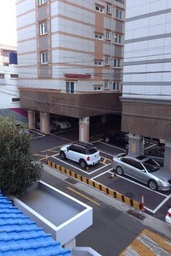
#> input picture img/city/2.jpg, 171 x 256 px, shrunk from 320 x 480 before the run
$ python featureMatch.py
#> lines starting #> are read from the running program, lines starting #| are printed output that depends on the picture; after the words box and inside, x2 and y2 are one past the last pixel; in counts of white or black regions, pixels touching at a corner belong together
import cv2
import numpy as np

# Lấy key,des SIFT của 1 hình gray
def extractSIFTFeature(grayscaleImage):
    sift = cv2.xfeatures2d.SIFT_create()
    keypoints, descriptors = sift.detectAndCompute(grayscaleImage, None)
    return keypoints, descriptors

# khoảng cách bằng căn giữa 2 vecs ( des1- des2)^2
def euclidDistance(descriptor1, descriptor2):
    return np.sqrt(np.sum((descriptor1 - descriptor2) ** 2))

# với mỗi des 1 trong ảnh 1 -- tìm khoảng cách tốt nhất -- Des chứa Mô tả của nhiều keypoint mỗi key point là 1 vector 128
def getDescriptorsDistance(descriptors1, descriptors2):
    desPairDist = []
    #print('xxxx',len(descriptors1))
    for id1, des1 in enumerate(descriptors1): #  list of tuple (count, value) == (id1, des1),  id1 là id của keypoint
        bestId = 0
        bestDistance = float('inf') # infinity vô cực
        # secondBestId = bestId
        secondBestDistance = bestDistance
        for id2, des2 in enumerate(descriptors2):
            dis = euclidDistance(des1, des2) # khoảng cách giữa 2 vec
            #print("des1",[des1])
            #break
            if dis < bestDistance: # tìm khoảng cách nhỏ nhất
                secondBestDistance = bestDistance
                bestId = id2
                bestDistance = dis
                #if( secondBestDistance == float('inf')):
                    #print("secondBestDistance:",secondBestDistance)

        # (Distance, id1, id2)
        desPairDist.append((bestDistance / secondBestDistance, (id1, bestId))) # bestID = id2 is best distance
    #print("descriptors1",[i for i in descriptors1], len(descriptors1))
    return desPairDist

# lấy những cặp kp mà khoảng cách nhỏ hơn 0.6
def getMatchedDescriptors(descriptors1, descriptors2, threshold=0.6):
    desPairDist = getDescriptorsDistance(descriptors1, descriptors2)
    # print("desPairDist",desPairDist)
    # die()
    sortedDesPairDist = sorted(desPairDist) # Sort theo dis tăng dần
    index = 0
    #đếm số keypoint <= threshold
    for dis, (id1, id2) in sortedDesPairDist:
        #print("dis",dis) [1,2,44,55,77,78,79] thres = 55 return [1,2,44,55]
        if dis > threshold:
            break
        index += 1
    #print(sortedDesPairDist[:index])
    return sortedDesPairDist[:index]

# nối im1 + im2 = hình lớn
def concatImages(image1, image2):
    h1, w1, _ = image1.shape # return 3 tham số, lấy 2 cái đầu
    h2, w2, _ = image2.shape
    maxHeight = max(h1, h2)
    totalWidth = w1 + w2
    result = np.zeros((maxHeight, totalWidth, 3), dtype=np.uint8)
    result[:h1, :w1, :] = image1
    result[:h2, w1:(w1 + w2), :] = image2
    return result


def drawMatchedPts(image1, image2, kpts1, kpts2, descriptors1, descriptors2):
    matchedDescriptors = getMatchedDescriptors(descriptors1, descriptors2)
    outputImage = concatImages(image1, image2)
    for _, (id1, id2) in matchedDescriptors:
        pt1 = (int(kpts1[id1].pt[0]), int(kpts1[id1].pt[1]))
        pt2 = (int(kpts2[id2].pt[0] + image1.shape[1]), int(kpts2[id2].pt[1]))
        cv2.line(outputImage, pt1, pt2, (0, 255, 0))
    return outputImage


def normalizeVector(vector):
    return vector / np.sum(vector)


if __name__ == "__main__":
    # Read images phải ghi full path
    img1 = cv2.imread('./img/city/2.jpg')
#> img1 is the input picture: shape (256, 171, 3); mean B, G, R 136.1, 120.4, 118.2
    img2 = cv2.imread('./img/city/1.jpg')
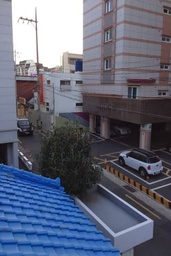
#> input picture img/city/1.jpg, 171 x 256 px, shrunk from 320 x 480 before the run
#> img2 is the input picture: shape (256, 171, 3); mean B, G, R 121.4, 102.8, 97.7

    # Convert to grayscale
    gray1 = cv2.cvtColor(img1, cv2.COLOR_BGR2GRAY)
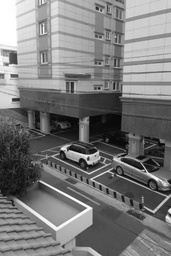
#> gray1: shape (256, 171); min 1, max 255, mean 121.6
    gray2 = cv2.cvtColor(img2, cv2.COLOR_BGR2GRAY)
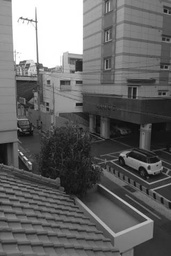
#> gray2: shape (256, 171); min 9, max 255, mean 103.4

    # Extract key points and features descriptors
    kp1, des1 = extractSIFTFeature(gray1)
#> in extractSIFTFeature, `keypoints, descriptors = sift.detectAndCompute(grayscaleImage, None)`: keypoints = 443 keypoints; strongest (x, y, size): (88, 159, 2), (64, 148, 3.7), (167, 217, 2.4), (13, 100, 2.5)
#> kp1 has the same summary as keypoints in extractSIFTFeature
    kp2, des2 = extractSIFTFeature(gray2)
#> in extractSIFTFeature (call 2), `keypoints, descriptors = sift.detectAndCompute(grayscaleImage, None)`: keypoints = 413 keypoints; strongest (x, y, size): (17, 63, 2.3), (78, 64, 8.9), (123, 154, 3.8), (149, 167, 2.2)
#> kp2 has the same summary as keypoints in extractSIFTFeature

    # Normalize features descriptors
    des1 = np.array([normalizeVector(vector) for vector in des1])
    des2 = np.array([normalizeVector(vector) for vector in des2])

    # Write output image
    outputImage = drawMatchedPts(img1, img2, kp1, kp2, des1, des2)
#> after the loop in getDescriptorsDistance, `for id1, des1 in enumerate(descriptors1):`: desPairDist = 443 items
#> the loop in getMatchedDescriptors, `for dis, (id1, id2) in sortedDesPairDist: #print("dis",dis) [1,2,44,55..` made 86 passes
#> (dis, id1, id2) on passes 1 to 12: (0.0999, 182, 309), (0.116, 183, 310), (0.12, 171, 302), (0.122, 216, 361), (0.145, 154, 300), (0.154, 176, 303), (0.177, 249, 394), (0.177, 190, 313), (0.182, 196, 341), (0.183, 262, 398), (0.185, 234, 374), (0.194, 195, 324)
#> after the loop in getMatchedDescriptors, `for dis, (id1, id2) in sortedDesPairDist:`: index = 85
#> in drawMatchedPts, `matchedDescriptors = getMatchedDescriptors(descriptors1, descriptors2)`: matchedDescriptors = 85 items
#> in concatImages, `result[:h1, :w1, :] = image1`:
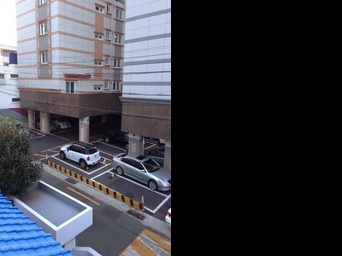
#> result: shape (256, 342, 3); mean B, G, R 68.1, 60.2, 59.1
#> in concatImages, `result[:h2, w1:(w1 + w2), :] = image2`:
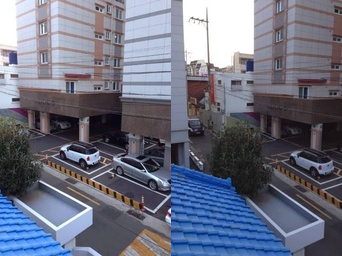
#> result: shape (256, 342, 3); mean B, G, R 128.8, 111.6, 108
#> the loop in drawMatchedPts, `for _, (id1, id2) in matchedDescriptors:` made 85 passes
#> (id1, id2, pt1, pt2) on passes 1 to 12: (182, 309, (63, 147), (293, 153)), (183, 310, (63, 147), (293, 153)), (171, 302, (61, 151), (291, 157)), (216, 361, (81, 159), (312, 167)), (154, 300, (56, 71), (290, 76)), (176, 303, (62, 154), (292, 160)), (249, 394, (92, 151), (325, 160)), (190, 313, (65, 158), (294, 164)), (196, 341, (70, 78), (303, 83)), (262, 398, (95, 150), (328, 160)), (234, 374, (88, 158), (319, 167)), (195, 324, (67, 170), (297, 177))
#> after the loop in drawMatchedPts, `for _, (id1, id2) in matchedDescriptors:`:
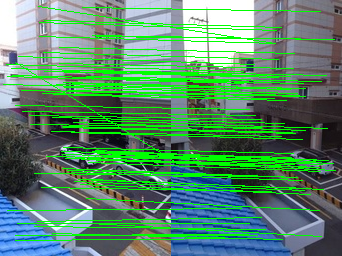
#> outputImage: shape (256, 342, 3); 17.53% of pixels changed, all inside (x1, y1, x2, y2) = (3, 6, 336, 241)
    cv2.imshow('figure', outputImage)
    # cv2.imwrite('./Output/output.png', outputImage)

    cv2.waitKey(0)
    cv2.destroyAllWindows()
